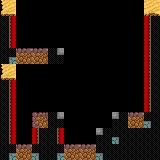

A level layout from a 2D game, rendered from its tile map. Below: a short description, then the map file with its tile-grid data intact:
An orthogonal 10x10 tile map with 16x16 px tiles, 2 tile layers (Background Tile, Main).

<map version="1.0" tiledversion="1.0.2" orientation="orthogonal" renderorder="right-down" width="10" height="10" tilewidth="16" tileheight="16" nextobjectid="1">
 <tileset firstgid="1" source="Main.tsx" />
 <layer name="Background Tile" width="10" height="10">
  <data encoding="csv">
206,206,206,206,206,206,206,206,206,206,
206,206,206,206,206,206,206,206,206,206,
206,206,206,206,206,206,206,206,206,206,
206,206,206,206,206,206,206,206,206,206,
206,206,206,206,206,206,206,206,206,206,
206,206,206,206,206,206,206,206,206,206,
206,206,206,206,206,206,206,206,206,206,
206,206,206,206,206,206,206,206,206,206,
206,206,206,206,206,206,206,206,206,206,
206,206,206,206,206,206,206,206,206,206
</data>
 </layer>
 <layer name="Main" width="10" height="10">
  <data encoding="csv">
55,41,41,41,41,41,41,41,41,56,
27,0,0,0,0,0,0,0,0,25,
27,0,0,0,0,0,0,0,0,25,
70,11,11,85,0,0,0,0,0,25,
55,41,41,42,0,0,0,0,0,25,
27,0,0,0,0,0,0,0,0,25,
27,0,0,0,0,0,0,0,0,25,
27,0,10,85,0,0,0,86,11,71,
27,0,25,27,0,0,86,71,26,26,
70,11,71,70,11,11,71,26,26,26
</data>
 </layer>
</map>
